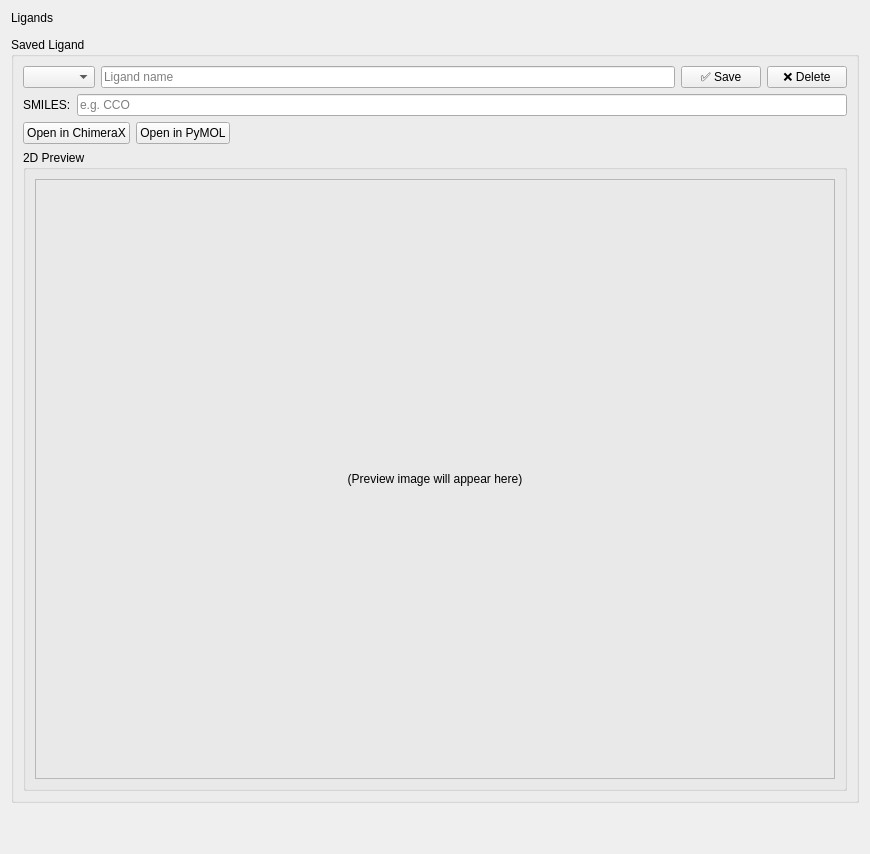
      <widget class="QWidget" name="pageLigands">
       <layout class="QVBoxLayout" name="ligandsPageLayout">
        <property name="spacing">
         <number>12</number>
        </property>
        <item>
         <widget class="QLabel" name="ligandsHeader">
          <property name="text">
           <string>Ligands</string>
          </property>
         </widget>
        </item>
        <item>
         <widget class="QGroupBox" name="ligandSavedGroup">
          <property name="title">
           <string>Saved Ligand</string>
          </property>
          <layout class="QVBoxLayout" name="ligandSavedLayout">
           <item>
            <layout class="QHBoxLayout" name="ligandRow1">
             <item>
              <widget class="QComboBox" name="ligandDropdown"/>
             </item>
             <item>
              <widget class="QLineEdit" name="ligandName">
               <property name="placeholderText">
                <string>Ligand name</string>
               </property>
              </widget>
             </item>
             <item>
              <widget class="QPushButton" name="ligandSaveButton">
               <property name="text">
                <string>✅ Save</string>
               </property>
              </widget>
             </item>
             <item>
              <widget class="QPushButton" name="ligandDeleteButton">
               <property name="text">
                <string>❌ Delete</string>
               </property>
              </widget>
             </item>
            </layout>
           </item>
           <item>
            <layout class="QHBoxLayout" name="ligandRow2">
             <item>
              <widget class="QLabel" name="smilesLabel">
               <property name="text">
                <string>SMILES:</string>
               </property>
              </widget>
             </item>
             <item>
              <widget class="QLineEdit" name="ligandSmiles">
               <property name="placeholderText">
                <string>e.g. CCO</string>
               </property>
              </widget>
             </item>
            </layout>
           </item>
           <item>
            <layout class="QHBoxLayout" name="ligandViewButtonsRow">
             <item>
              <widget class="QPushButton" name="openChimeraXButton">
               <property name="text">
                <string>Open in ChimeraX</string>
               </property>
              </widget>
             </item>
             <item>
              <widget class="QPushButton" name="openPyMOLButton">
               <property name="text">
                <string>Open in PyMOL</string>
               </property>
              </widget>
             </item>
             <item>
              <spacer name="ligandViewSpacer">
               <property name="orientation">
                <enum>Qt::Horizontal</enum>
               </property>
               <property name="sizeHint" stdset="0">
                <size>
                 <width>40</width>
                 <height>20</height>
                </size>
               </property>
              </spacer>
             </item>
            </layout>
           </item>
           <item>
            <widget class="QGroupBox" name="ligandPreviewGroup">
             <property name="title">
              <string>2D Preview</string>
             </property>
             <layout class="QVBoxLayout" name="ligandPreviewLayout">
              <item>
               <widget class="QLabel" name="ligandPreviewLabel">
                <property name="sizePolicy">
                 <sizepolicy hsizetype="Expanding" vsizetype="Expanding">
                  <horstretch>1</horstretch>
                  <verstretch>1</verstretch>
                 </sizepolicy>
                </property>
                <property name="minimumSize">
                 <size>
                  <width>800</width>
                  <height>600</height>
                 </size>
                </property>
                <property name="maximumSize">
                 <size>
                  <width>16777215</width>
                  <height>16777215</height>
                 </size>
                </property>
                <property name="frameShape">
                 <enum>QFrame::StyledPanel</enum>
                </property>
                <property name="text">
                 <string>(Preview image will appear here)</string>
                </property>
                <property name="scaledContents">
                 <bool>false</bool>
                </property>
                <property name="alignment">
                 <set>Qt::AlignCenter</set>
                </property>
               </widget>
              </item>
             </layout>
            </widget>
           </item>
          </layout>
         </widget>
        </item>
        <item>
         <spacer name="ligandBottomSpacer">
          <property name="orientation">
           <enum>Qt::Vertical</enum>
          </property>
          <property name="sizeHint" stdset="0">
           <size>
            <width>20</width>
            <height>40</height>
           </size>
          </property>
         </spacer>
        </item>
       </layout>
      </widget>
